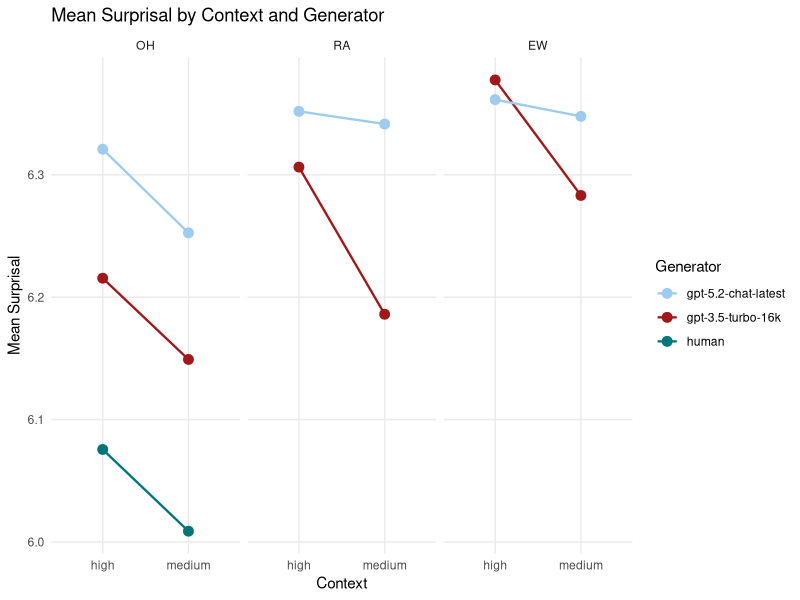
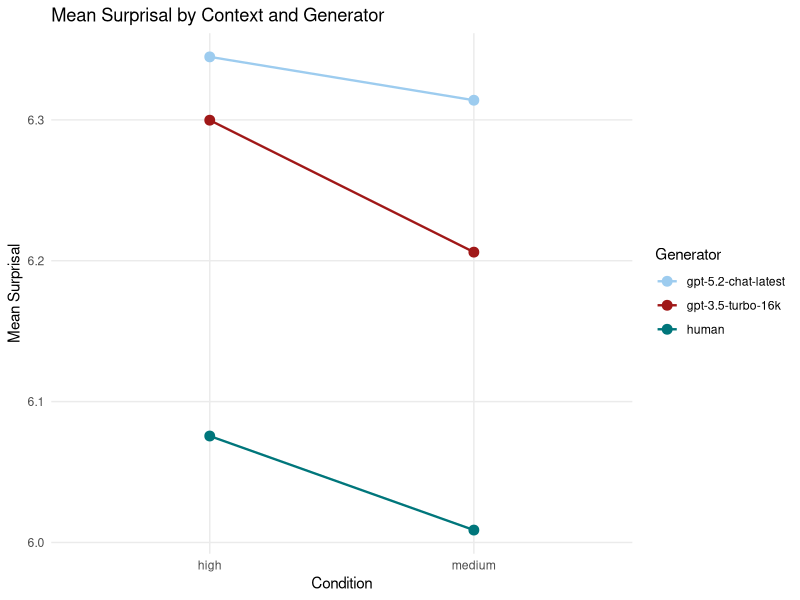
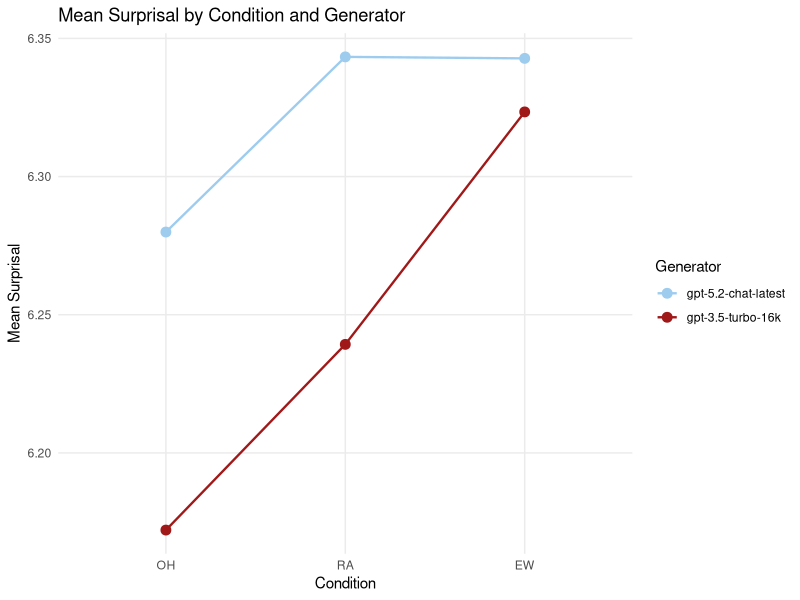

Source code (R) for these figures, in order:
## ---- chunk 1
library(knitr)
library(tidyverse)

# set current working directory to the directory of this Rmd file
setwd(dirname(rstudioapi::getActiveDocumentContext()$path))
# load data
data<-read_csv("./data/Processed final_data/final.csv")
kable(head(data))

## ---- chunk 2
# Data cleaning and aggregation

# remove NAs
data <- data %>%
  drop_na()

# Removing items 13 and 28 for data set used for comparison with human participants
data_human <- data %>%
  filter(!(item %in% c(13, 28)))

# Aggregating surprisal values (by generator and condition) - comparison with HUMAN
data_agg_human <- data_human %>%
  group_by(generator, context, condition) %>%
  summarise(mean_surprisal = mean(surprisal), .groups = "drop")

data_agg<- data %>%
  group_by(generator, context, condition) %>%
  summarise(mean_surprisal = mean(surprisal), .groups = "drop")

## ---- chunk 3
data_agg_human %>%
  mutate(condition = factor(condition, levels = c("OH", "RA", "EW"))) %>%
  group_by(generator, context, condition) %>%
  summarise(mean_surprisal = mean(mean_surprisal)) %>%
  ggplot(aes(x = context, y = mean_surprisal, color = fct_reorder2(generator, context, mean_surprisal), group = generator)) +
  geom_line(linewidth = .8) +
  geom_point(size = 3) +
  # add colours
  scale_color_manual(values = c("gpt-3.5-turbo-16k" = "#A01818", 
                                "gpt-5.2-chat-latest" = "#9DCCEF", "human" = "#00767B")) +
  labs(title = "Mean Surprisal by Context and Generator",
       x = "Context",
       y = "Mean Surprisal",
       color = "Generator") +
  theme_minimal() +
  theme(
    legend.position = "right",
    panel.grid.minor = element_blank()
  ) +
  facet_wrap(~condition)
## ---- chunk 4
data_agg_human %>%
  group_by(generator, context) %>%
  summarise(mean_surprisal = mean(mean_surprisal)) %>%
  ggplot(aes(x = context, y = mean_surprisal, color = fct_reorder2(generator, context, mean_surprisal), group = generator)) +
  geom_line(linewidth = .8) +
  geom_point(size = 3) +
  # add colours
  scale_color_manual(values = c("gpt-3.5-turbo-16k" = "#A01818", 
                                "gpt-5.2-chat-latest" = "#9DCCEF", "human" = "#00767B")) +
  labs(title = "Mean Surprisal by Context and Generator",
       x = "Condition",
       y = "Mean Surprisal",
       color = "Generator") +
  theme_minimal() +
  theme(
    legend.position = "right",
    panel.grid.minor = element_blank()
  )
## ---- chunk 5
data_agg %>%
  mutate(condition = factor(condition, levels = c("OH", "RA", "EW"))) %>%
  filter(generator != "human") %>%
  group_by(generator, condition) %>%
  summarise(mean_surprisal = mean(mean_surprisal)) %>%
  ggplot(aes(x = condition, y = mean_surprisal, color = fct_reorder2(generator, condition, mean_surprisal), group = generator)) +
  geom_line(linewidth = .8) +
  geom_point(size = 3) +
  # add colours
  scale_color_manual(values = c("gpt-3.5-turbo-16k" = "#A01818", 
                                "gpt-5.2-chat-latest" = "#9DCCEF")) +
  labs(title = "Mean Surprisal by Condition and Generator",
       x = "Condition",
       y = "Mean Surprisal",
       color = "Generator") +
  theme_minimal() +
  theme(
    legend.position = "right",
    panel.grid.minor = element_blank()
  )
